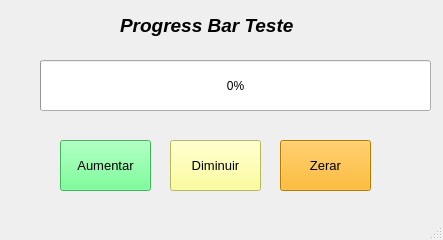
<?xml version="1.0" encoding="UTF-8"?>
<ui version="4.0">
 <class>MainWindow</class>
 <widget class="QMainWindow" name="MainWindow">
  <property name="geometry">
   <rect>
    <x>0</x>
    <y>0</y>
    <width>443</width>
    <height>240</height>
   </rect>
  </property>
  <property name="windowTitle">
   <string>MainWindow</string>
  </property>
  <widget class="QWidget" name="centralwidget">
   <widget class="QProgressBar" name="progressBar">
    <property name="geometry">
     <rect>
      <x>40</x>
      <y>60</y>
      <width>391</width>
      <height>51</height>
     </rect>
    </property>
    <property name="value">
     <number>0</number>
    </property>
   </widget>
   <widget class="QPushButton" name="pushButton">
    <property name="geometry">
     <rect>
      <x>60</x>
      <y>140</y>
      <width>91</width>
      <height>51</height>
     </rect>
    </property>
    <property name="font">
     <font>
      <pointsize>10</pointsize>
     </font>
    </property>
    <property name="styleSheet">
     <string notr="true">background-color: rgb(85, 255, 127);</string>
    </property>
    <property name="text">
     <string>Aumentar</string>
    </property>
   </widget>
   <widget class="QPushButton" name="pushButton_2">
    <property name="geometry">
     <rect>
      <x>170</x>
      <y>140</y>
      <width>91</width>
      <height>51</height>
     </rect>
    </property>
    <property name="font">
     <font>
      <pointsize>10</pointsize>
     </font>
    </property>
    <property name="styleSheet">
     <string notr="true">background-color: rgb(255, 255, 127);</string>
    </property>
    <property name="text">
     <string>Diminuir</string>
    </property>
   </widget>
   <widget class="QPushButton" name="pushButton_3">
    <property name="geometry">
     <rect>
      <x>280</x>
      <y>140</y>
      <width>91</width>
      <height>51</height>
     </rect>
    </property>
    <property name="font">
     <font>
      <pointsize>10</pointsize>
     </font>
    </property>
    <property name="styleSheet">
     <string notr="true">background-color: rgb(255, 170, 0);</string>
    </property>
    <property name="text">
     <string>Zerar</string>
    </property>
   </widget>
   <widget class="QLabel" name="label">
    <property name="geometry">
     <rect>
      <x>120</x>
      <y>10</y>
      <width>191</width>
      <height>31</height>
     </rect>
    </property>
    <property name="font">
     <font>
      <pointsize>14</pointsize>
      <weight>75</weight>
      <italic>true</italic>
      <bold>true</bold>
     </font>
    </property>
    <property name="text">
     <string>Progress Bar Teste</string>
    </property>
   </widget>
  </widget>
  <widget class="QMenuBar" name="menubar">
   <property name="geometry">
    <rect>
     <x>0</x>
     <y>0</y>
     <width>443</width>
     <height>21</height>
    </rect>
   </property>
  </widget>
  <widget class="QStatusBar" name="statusbar"/>
 </widget>
 <resources/>
 <connections/>
</ui>
